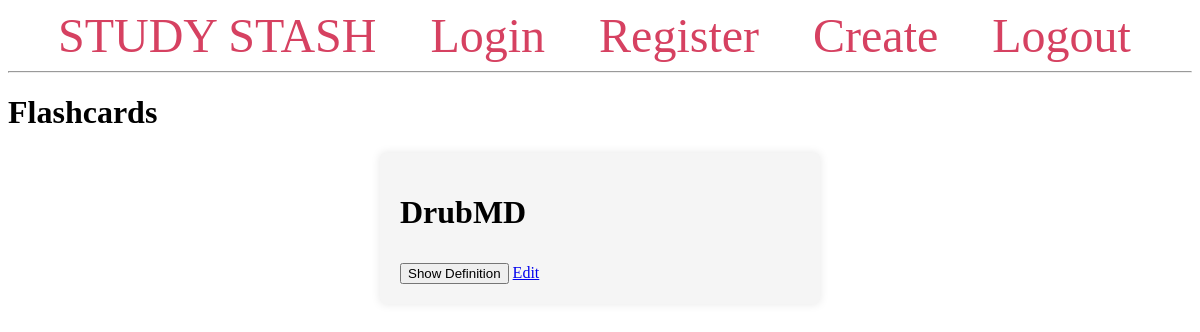
Page / (signed in) on the earlier database version.
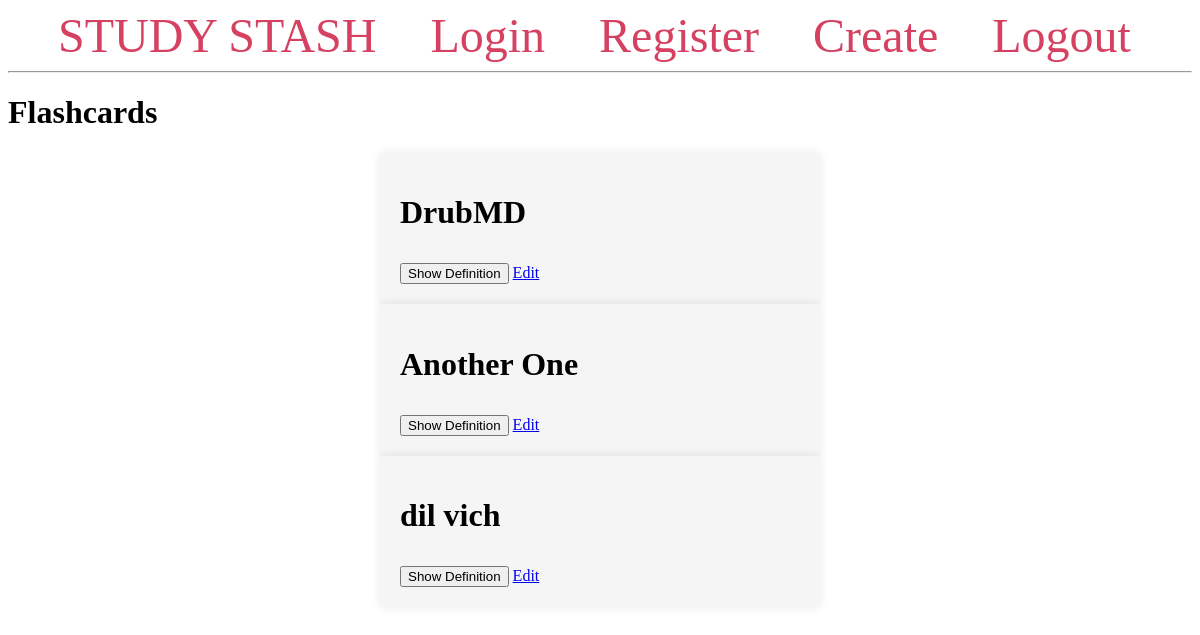
Same page on the later database version.
### tables this page shows
CREATE TABLE flashcards (
    id INTEGER PRIMARY KEY AUTOINCREMENT,
    -- created TIMESTAMP NOT NULL DEFAULT CURRENT_TIMESTAMP,
    user_id INTEGER NOT NULL,
    term TEXT NOT NULL,
    definition TEXT NOT NULL,
    FOREIGN KEY (user_id) REFERENCES users(user_id)
);

### app.py (the view)
@app.route('/')
@login_required
def index():
    user_id = current_user.id
    conn = get_db_connection()
    flashcards = conn.execute('SELECT * FROM flashcards WHERE user_id = ?', (user_id,)).fetchall()
    conn.close()
    return render_template('index.html', flashcards=flashcards, user_id=user_id)

### app.py (called while the page is built)
def get_db_connection():
    conn = sqlite3.connect('database.db')
    conn.row_factory = sqlite3.Row
    return conn

@login_manager.user_loader
def load_user(user_id):
   conn = get_db_connection()
   curs = conn.cursor()
   curs.execute("SELECT * from users where user_id = (?)",[user_id])
   user_data = curs.fetchone()
   if user_data is None:
    return None
   else:
    user = User(user_data['user_id'], user_data['username'], user_data['password'])
    return user

### templates/index.html (shortened to what this page needs)
{% extends 'base.html' %}
{% block content %}
    <h1>{% block title %} Flashcards {% endblock title %}</h1>
    {% for flashcard in flashcards %}
            <div class='flashcards' id="definition-{{ flashcard['id'] }}">
                <h1>{{ flashcard['term'] }}</p>
                <button onclick="showdefinition({{ flashcard['id'] }}, this)">Show Definition</button>
                <a href="{{ url_for('edit', id=flashcard['id']) }}">Edit</a>
            </div>
    {% endfor %}
{% endblock %}

### templates/base.html (shortened to what this page needs)
<!DOCTYPE html>
<html lang="en">
<head>
    <link rel="stylesheet" href="{{ url_for('static', filename='css/style.css') }}">
</head>
<body>
    <nav>
        <a href="{{ url_for('index') }}">STUDY STASH</a>
        <a href="{{url_for('login')}}">Login</a>
        <a href="{{url_for('register')}}">Register</a>
        <a href="{{ url_for('create') }}">Create</a>
        <a href="{{ url_for('logout') }}">Logout</a>
    </nav>
    <hr>
    <div class="content">
        {% block content %} {% endblock %}
    </div>
</body>
</html>

### static/css/style.css (style rules this page uses)
.flashcards { max-width: 400px; margin: 0 auto; padding: 20px; background-color: #f5f5f5; border-radius: 5px; box-shadow: 0px 0px 10px rgba(0, 0, 0, 0.1); }
nav a { color: #d64161; font-size: 3em; margin-left: 50px; text-decoration: none; }

Differences in the rows shown:
added flashcards: term "Another One"
added flashcards: term "dil vich"
